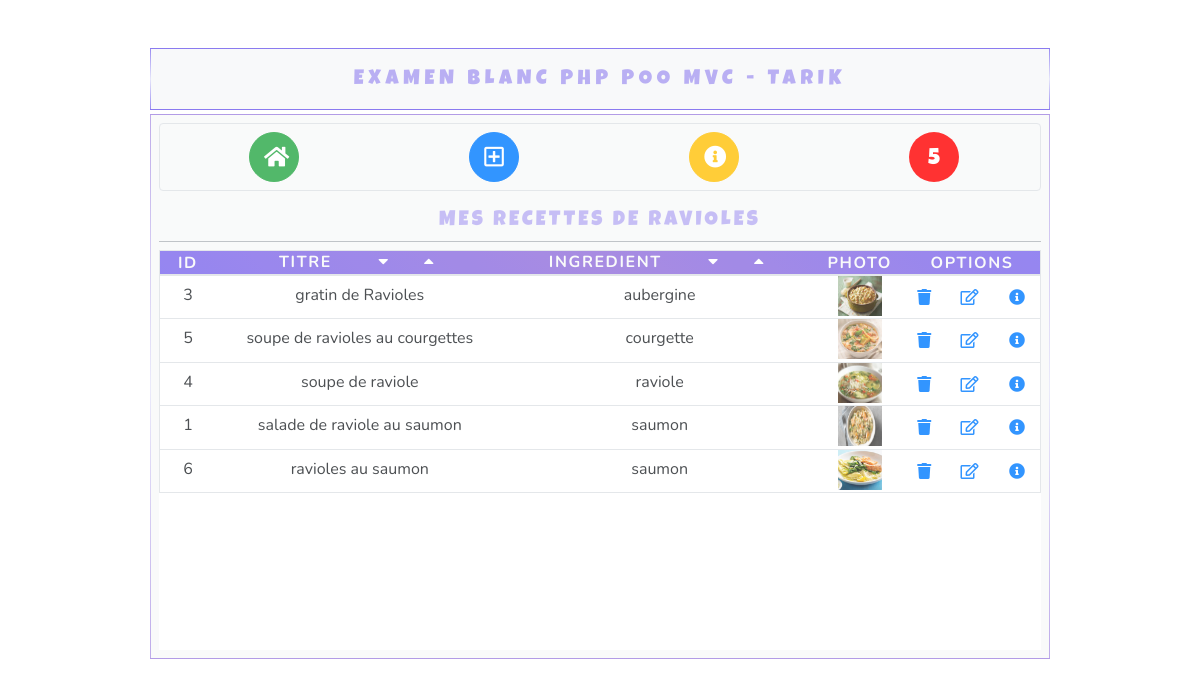
/index.php?controller=default&action=orderByIngredientAsc, run on the app's committed database.
### tables this page shows
CREATE TABLE `ravioles` (
  `id` int(11) NOT NULL,
  `title` varchar(250) NOT NULL,
  `ingredient` varchar(250) NOT NULL,
  `description` text NOT NULL,
  `picture` varchar(250) NOT NULL
);

### controller/DefaultController.php (called while the page is built, shortened)
<?php
class DefaultController
{
    private $raviolesManager;
    public function __construct()
    {
        $this->raviolesManager = new RaviolesManager();
    }
    public function orderByIngredientAsc(){
        $ravioles = $this->raviolesManager->orderByIngredientAsc();
        require ('view/home.php');
    }
}

### model/Database.php (called while the page is built, shortened)
<?php
class Database{
    private $host = 'localhost';
    private $dbname = 'recipes';
    private $username = 'root';
    private $password = '';
    public function __construct(){
        try{
            $this->bdd = new PDO('mysql:host='.$this->host.';dbname='.$this->dbname,$this->username,$this->password);
        }
        catch(Exception $e) {
            die('Erreur '.$e->getMessage());
        }
    }
}
?>

### model/RaviolesManager.php (called while the page is built, shortened)
<?php
class RaviolesManager extends Database
{
    public function orderByIngredientAsc(){
        $ravioles = [];
        $sql = 'SELECT * FROM ravioles ORDER BY ingredient';
        foreach ($this->bdd->query($sql) as $row){
            $ravioles[] = new Ravioles($row['id'], $row['title'], $row['ingredient'], $row['description'], $row['picture']);
        }
        return $ravioles;
    }
}

### model/Ravioles.php (called while the page is built, shortened)
<?php
class Ravioles
{
    private $id;
    private $title;
    private $ingredient;
    private $picture;
    public function __construct($id, $title, $ingredient, $description, $picture)
    {
        $this->id = $id;
        $this->title = $title;
        $this->ingredient = $ingredient;
        $this->picture = $picture;
    }
    public function getId()
    {
        return $this->id;
    }
    public function getTitle()
    {
        return $this->title;
    }
    public function getIngredient()
    {
        return $this->ingredient;
    }
    public function getPicture()
    {
        return $this->picture;
    }
}

### view/parts/listRavioles.php (the view)
<div class="bg-white scroller">
        <table class="table border rounded">
            <thead class="text-uppercase text-light">
            <tr>
                <th>id</th>
                <th>
                    <span>titre&emsp;</span>
                    &emsp;<a class='tri' href="../../../exam_blanc_php_poo_mvc_tarik/index.php?controller=default&action=orderBy"><i class="fas fa-caret-down"></i></a>
                    &emsp;<a class='tri' href="../../../exam_blanc_php_poo_mvc_tarik/index.php?controller=default&action=orderByDesc"><i class="fas fa-caret-up"></i></a>
                </th>
                <th>
                    <span>ingredient&emsp;</span>
                    &emsp;<a class='tri' href="../../../exam_blanc_php_poo_mvc_tarik/index.php?controller=default&action=orderByIngredientAsc"><i class="fas fa-caret-down"></i></a>
                    &emsp;<a class='tri' href="../../../exam_blanc_php_poo_mvc_tarik/index.php?controller=default&action=orderByIngredientDesc"><i class="fas fa-caret-up"></i></a>
                </th>
                <th>photo</th>
                <th class="text-center" colspan="3">options</th>
            </tr>
            </thead>
            <tbody>
        <tr><?php foreach ($ravioles as $raviole){?>
            <td><?=$raviole->getId();?></td>
            <td><?=$raviole->getTitle();?></td>
            <td><?=$raviole->getIngredient();?></td>
            <td width="10%"><img width=50% height=40px src="assets/<?=$raviole->getPicture();?>"</td>
            <td class=""><a href="../../../exam_blanc_php_poo_mvc_tarik/index.php?controller=raviole&action=delete&id=<?php echo $raviole->getId()?>"><i class="fas fa-trash"></i></a></td>
            <td class=""><a href="../../../exam_blanc_php_poo_mvc_tarik/index.php?controller=raviole&action=updateForm&id=<?php echo $raviole->getId()?>"><i class="far fa-edit"></i></a></td>
            <td class=""><a title="voir les details" href="../../../exam_blanc_php_poo_mvc_tarik/index.php?controller=raviole&action=displayOne&id=<?php echo $raviole->getId()?>"><i class="fas fa-info-circle"></i></a></td>
        </tr>
        <?php
        }?>
        </tbody>
        </table>
</div>

### data on the page
ravioles: id "3", title "gratin de Ravioles", ingredient "aubergine", picture (picture)
ravioles: id "5", title "soupe de ravioles au courgettes", ingredient "courgette", picture (picture)
ravioles: id "4", title "soupe de raviole", ingredient "raviole", picture (picture)
ravioles: id "1", title "salade de raviole au saumon", ingredient "saumon", picture (picture)
ravioles: id "6", title "ravioles au saumon", ingredient "saumon", picture (picture)

### other printed values
$data "5"
